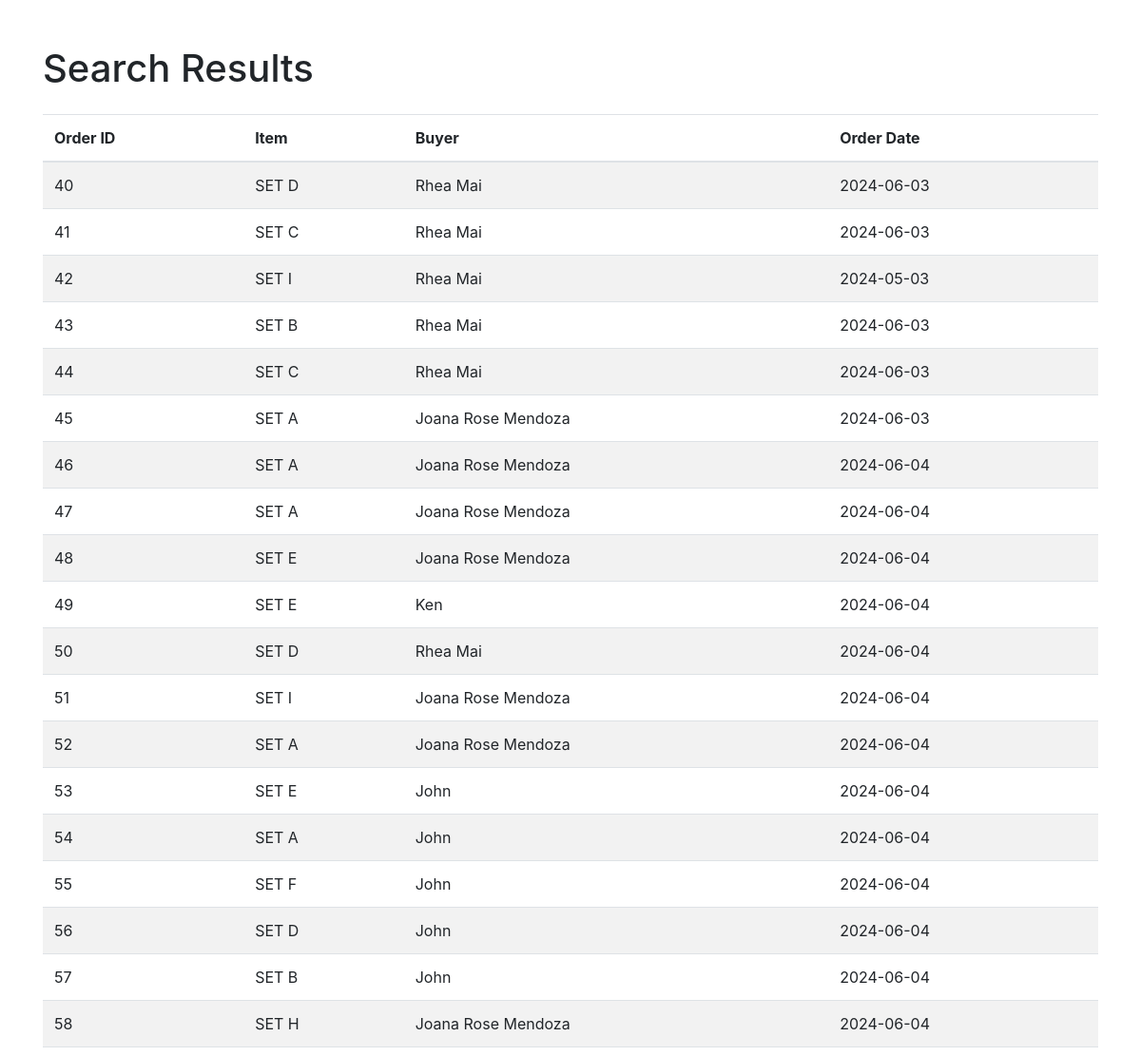
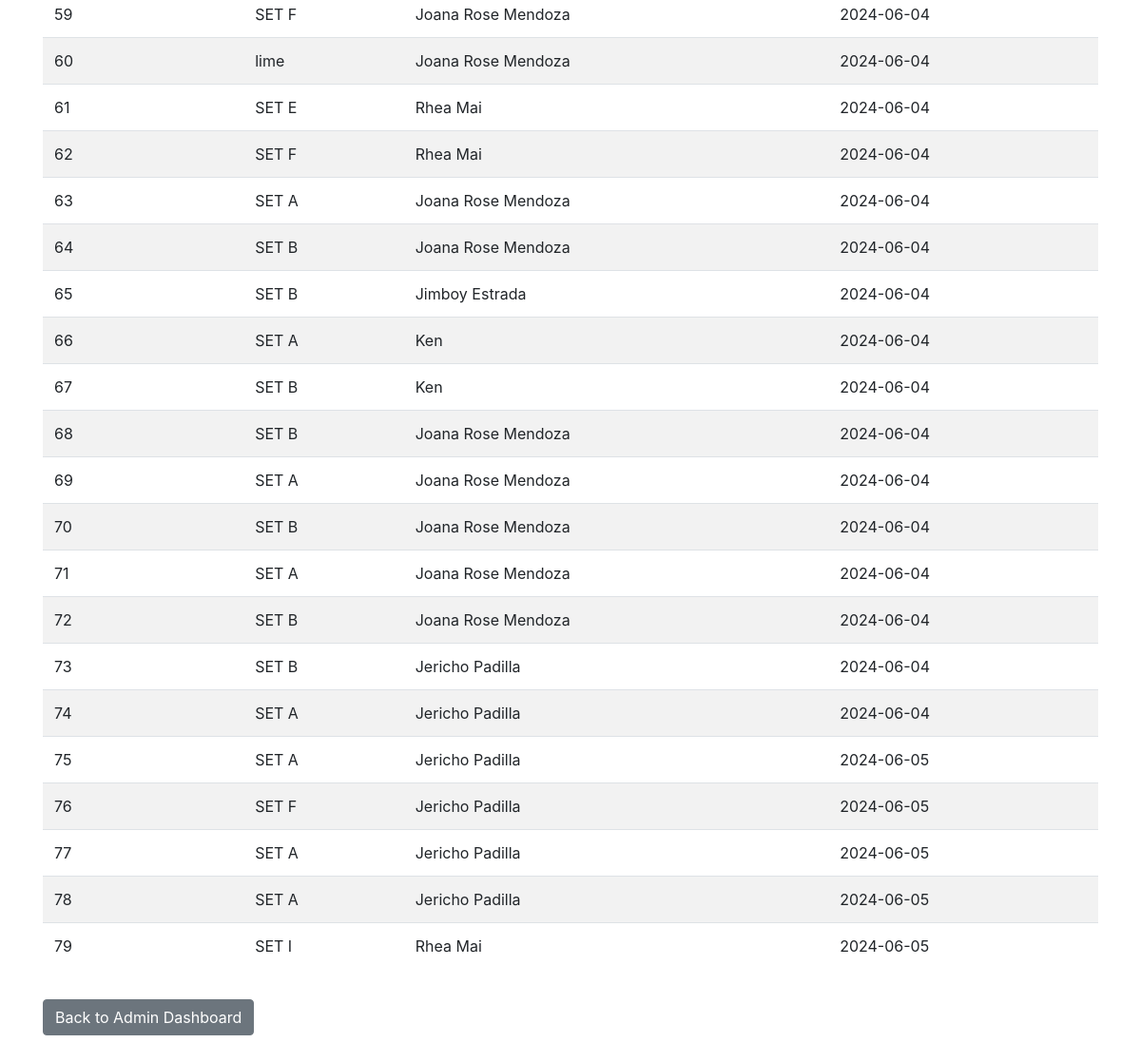
/admin/search.php, run on the app's committed database (2 pictures, top to bottom).
### tables this page shows
CREATE TABLE `order` (
  `Order_ID` int(11) NOT NULL,
  `Customer_ID` int(11) DEFAULT NULL,
  `Set_Name` varchar(255) DEFAULT NULL,
  `Variation` varchar(255) DEFAULT NULL,
  `Quantity` varchar(255) DEFAULT NULL,
  `Price` varchar(255) DEFAULT NULL,
  `Delivery_Date` timestamp NULL DEFAULT current_timestamp(),
  `mode_of_payment` varchar(255) NOT NULL,
  `mode_of_delivery` varchar(255) NOT NULL,
  `Order_Date` date DEFAULT curdate(),
  `order_status` varchar(50) NOT NULL DEFAULT 'pending',
  `shipping_status` varchar(50) NOT NULL DEFAULT 'otw',
  `archived` tinyint(1) DEFAULT 0
);

CREATE TABLE `customers` (
  `Customer_ID` int(11) NOT NULL,
  `Name` varchar(255) DEFAULT NULL,
  `Age` varchar(255) DEFAULT NULL,
  `Gender` varchar(255) DEFAULT NULL,
  `Phone_Number` varchar(255) DEFAULT NULL,
  `House_Number` varchar(255) DEFAULT NULL,
  `Zone` varchar(255) DEFAULT NULL,
  `Barangay` varchar(255) DEFAULT NULL,
  `City` varchar(255) DEFAULT NULL,
  `Province` varchar(255) DEFAULT NULL,
  `Region` varchar(255) DEFAULT NULL,
  `Zip_Code` varchar(255) DEFAULT NULL,
  `Email` varchar(255) DEFAULT NULL,
  `Username` varchar(255) DEFAULT NULL,
  `Password` varchar(255) DEFAULT NULL,
  `user_status` char(1) NOT NULL DEFAULT 'A',
  `user_type` char(1) NOT NULL DEFAULT 'C'
);

### admin/search.php (the view, shortened to what this page needs)
<?php
include_once "../db.php";
$search_query = isset($_GET['search_query']) ? $_GET['search_query'] : '';
$sql = "SELECT o.Order_ID, o.Set_Name, c.Name AS Customer_Name, o.Order_Date
        FROM `order` o
        JOIN customers c ON o.Customer_ID = c.Customer_ID
        WHERE o.Order_ID LIKE '%$search_query%'
        OR o.Set_Name LIKE '%$search_query%'
        OR c.Name LIKE '%$search_query%'";
$result = $conn->query($sql);
?>
<!DOCTYPE html>
<html lang="en">
<head>
  <link href="https://stackpath.bootstrapcdn.com/bootstrap/4.5.2/css/bootstrap.min.css" rel="stylesheet">
</head>
<body>
  <div class="container my-5">
    <h1 class="mb-4">Search Results</h1>
    <?php if ($result->num_rows > 0) { ?>
    <table class="table table-striped table-hover">
      <thead>
        <tr>
          <th>Order ID</th>
          <th>Item</th>
          <th>Buyer</th>
          <th>Order Date</th>
        </tr>
      </thead>
      <tbody>
        <?php while ($row = $result->fetch_assoc()) { ?>
        <tr>
          <td><?php echo $row["Order_ID"]; ?></td>
          <td><?php echo $row["Set_Name"]; ?></td>
          <td><?php echo $row["Customer_Name"]; ?></td>
          <td><?php echo $row["Order_Date"]; ?></td>
        </tr>
        <?php } ?>
      </tbody>
    </table>
    <?php } else { ?>
    <div class="alert alert-info">No results found.</div>
    <?php } ?>
    <a href="admin_index.php" class="btn btn-secondary mt-3">Back to Admin Dashboard</a>
  </div>
</body>
</html>

### data on the page
order: Order_ID "40", Set_Name "SET D", Customer_ID.Name "Rhea Mai", Order_Date "2024-06-03"
order: Order_ID "41", Set_Name "SET C", Customer_ID.Name "Rhea Mai", Order_Date "2024-06-03"
order: Order_ID "42", Set_Name "SET I", Customer_ID.Name "Rhea Mai", Order_Date "2024-05-03"
order: Order_ID "43", Set_Name "SET B", Customer_ID.Name "Rhea Mai", Order_Date "2024-06-03"
order: Order_ID "44", Set_Name "SET C", Customer_ID.Name "Rhea Mai", Order_Date "2024-06-03"
order: Order_ID "45", Set_Name "SET A", Customer_ID.Name "Joana Rose Mendoza", Order_Date "2024-06-03"
order: Order_ID "46", Set_Name "SET A", Customer_ID.Name "Joana Rose Mendoza", Order_Date "2024-06-04"
order: Order_ID "47", Set_Name "SET A", Customer_ID.Name "Joana Rose Mendoza", Order_Date "2024-06-04"
order: Order_ID "48", Set_Name "SET E", Customer_ID.Name "Joana Rose Mendoza", Order_Date "2024-06-04"
order: Order_ID "49", Set_Name "SET E", Customer_ID.Name "Ken", Order_Date "2024-06-04"
order: Order_ID "50", Set_Name "SET D", Customer_ID.Name "Rhea Mai", Order_Date "2024-06-04"
order: Order_ID "51", Set_Name "SET I", Customer_ID.Name "Joana Rose Mendoza", Order_Date "2024-06-04"
order: Order_ID "52", Set_Name "SET A", Customer_ID.Name "Joana Rose Mendoza", Order_Date "2024-06-04"
order: Order_ID "53", Set_Name "SET E", Customer_ID.Name "John", Order_Date "2024-06-04"
order: Order_ID "54", Set_Name "SET A", Customer_ID.Name "John", Order_Date "2024-06-04"
order: Order_ID "55", Set_Name "SET F", Customer_ID.Name "John", Order_Date "2024-06-04"
order: Order_ID "56", Set_Name "SET D", Customer_ID.Name "John", Order_Date "2024-06-04"
order: Order_ID "57", Set_Name "SET B", Customer_ID.Name "John", Order_Date "2024-06-04"
order: Order_ID "58", Set_Name "SET H", Customer_ID.Name "Joana Rose Mendoza", Order_Date "2024-06-04"
order: Order_ID "59", Set_Name "SET F", Customer_ID.Name "Joana Rose Mendoza", Order_Date "2024-06-04"
order: Order_ID "60", Set_Name "lime", Customer_ID.Name "Joana Rose Mendoza", Order_Date "2024-06-04"
order: Order_ID "61", Set_Name "SET E", Customer_ID.Name "Rhea Mai", Order_Date "2024-06-04"
order: Order_ID "62", Set_Name "SET F", Customer_ID.Name "Rhea Mai", Order_Date "2024-06-04"
order: Order_ID "63", Set_Name "SET A", Customer_ID.Name "Joana Rose Mendoza", Order_Date "2024-06-04"
order: Order_ID "64", Set_Name "SET B", Customer_ID.Name "Joana Rose Mendoza", Order_Date "2024-06-04"
order: Order_ID "65", Set_Name "SET B", Customer_ID.Name "Jimboy Estrada", Order_Date "2024-06-04"
order: Order_ID "66", Set_Name "SET A", Customer_ID.Name "Ken", Order_Date "2024-06-04"
order: Order_ID "67", Set_Name "SET B", Customer_ID.Name "Ken", Order_Date "2024-06-04"
order: Order_ID "68", Set_Name "SET B", Customer_ID.Name "Joana Rose Mendoza", Order_Date "2024-06-04"
order: Order_ID "69", Set_Name "SET A", Customer_ID.Name "Joana Rose Mendoza", Order_Date "2024-06-04"
order: Order_ID "70", Set_Name "SET B", Customer_ID.Name "Joana Rose Mendoza", Order_Date "2024-06-04"
order: Order_ID "71", Set_Name "SET A", Customer_ID.Name "Joana Rose Mendoza", Order_Date "2024-06-04"
order: Order_ID "72", Set_Name "SET B", Customer_ID.Name "Joana Rose Mendoza", Order_Date "2024-06-04"
order: Order_ID "73", Set_Name "SET B", Customer_ID.Name "Jericho Padilla", Order_Date "2024-06-04"
order: Order_ID "74", Set_Name "SET A", Customer_ID.Name "Jericho Padilla", Order_Date "2024-06-04"
order: Order_ID "75", Set_Name "SET A", Customer_ID.Name "Jericho Padilla", Order_Date "2024-06-05"
order: Order_ID "76", Set_Name "SET F", Customer_ID.Name "Jericho Padilla", Order_Date "2024-06-05"
order: Order_ID "77", Set_Name "SET A", Customer_ID.Name "Jericho Padilla", Order_Date "2024-06-05"
order: Order_ID "78", Set_Name "SET A", Customer_ID.Name "Jericho Padilla", Order_Date "2024-06-05"
order: Order_ID "79", Set_Name "SET I", Customer_ID.Name "Rhea Mai", Order_Date "2024-06-05"
